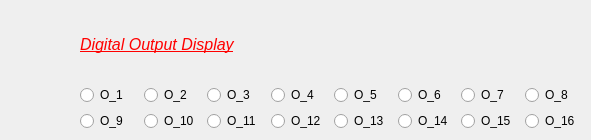
          <widget class="QWidget" name="tab_3">
           <attribute name="title">
            <string>Digital Output Display Menu</string>
           </attribute>
           <widget class="QWidget" name="layoutWidget_3">
            <property name="geometry">
             <rect>
              <x>80</x>
              <y>30</y>
              <width>502</width>
              <height>101</height>
             </rect>
            </property>
            <layout class="QVBoxLayout" name="verticalLayout_11">
             <item>
              <widget class="QLabel" name="label_8">
               <property name="text">
                <string>&lt;html&gt;&lt;head/&gt;&lt;body&gt;&lt;p&gt;&lt;span style=&quot; font-size:12pt; font-style:italic; text-decoration: underline; color:#ff0000;&quot;&gt;Digital Output Display&lt;/span&gt;&lt;/p&gt;&lt;/body&gt;&lt;/html&gt;</string>
               </property>
              </widget>
             </item>
             <item>
              <layout class="QGridLayout" name="gridLayout_3">
               <property name="topMargin">
                <number>20</number>
               </property>
               <item row="1" column="6">
                <widget class="QRadioButton" name="O_14">
                 <property name="text">
                  <string>O_14</string>
                 </property>
                 <property name="autoExclusive">
                  <bool>false</bool>
                 </property>
                </widget>
               </item>
               <item row="1" column="7">
                <widget class="QRadioButton" name="O_15">
                 <property name="text">
                  <string>O_15</string>
                 </property>
                 <property name="autoExclusive">
                  <bool>false</bool>
                 </property>
                </widget>
               </item>
               <item row="1" column="0">
                <widget class="QRadioButton" name="O_9">
                 <property name="text">
                  <string>O_9</string>
                 </property>
                 <property name="autoExclusive">
                  <bool>false</bool>
                 </property>
                </widget>
               </item>
               <item row="1" column="1">
                <widget class="QRadioButton" name="O_10">
                 <property name="text">
                  <string>O_10</string>
                 </property>
                 <property name="autoExclusive">
                  <bool>false</bool>
                 </property>
                </widget>
               </item>
               <item row="1" column="2">
                <widget class="QRadioButton" name="O_11">
                 <property name="text">
                  <string>O_11</string>
                 </property>
                 <property name="autoExclusive">
                  <bool>false</bool>
                 </property>
                </widget>
               </item>
               <item row="0" column="0">
                <widget class="QRadioButton" name="O_1">
                 <property name="text">
                  <string>O_1</string>
                 </property>
                 <property name="autoExclusive">
                  <bool>false</bool>
                 </property>
                </widget>
               </item>
               <item row="0" column="2">
                <widget class="QRadioButton" name="O_3">
                 <property name="text">
                  <string>O_3</string>
                 </property>
                 <property name="autoExclusive">
                  <bool>false</bool>
                 </property>
                </widget>
               </item>
               <item row="0" column="3">
                <widget class="QRadioButton" name="O_4">
                 <property name="text">
                  <string>O_4</string>
                 </property>
                 <property name="autoExclusive">
                  <bool>false</bool>
                 </property>
                </widget>
               </item>
               <item row="0" column="1">
                <widget class="QRadioButton" name="O_2">
                 <property name="text">
                  <string>O_2</string>
                 </property>
                 <property name="autoExclusive">
                  <bool>false</bool>
                 </property>
                </widget>
               </item>
               <item row="0" column="6">
                <widget class="QRadioButton" name="O_6">
                 <property name="text">
                  <string>O_6</string>
                 </property>
                 <property name="autoExclusive">
                  <bool>false</bool>
                 </property>
                </widget>
               </item>
               <item row="1" column="3">
                <widget class="QRadioButton" name="O_12">
                 <property name="text">
                  <string>O_12</string>
                 </property>
                 <property name="autoExclusive">
                  <bool>false</bool>
                 </property>
                </widget>
               </item>
               <item row="0" column="7">
                <widget class="QRadioButton" name="O_7">
                 <property name="text">
                  <string>O_7</string>
                 </property>
                 <property name="autoExclusive">
                  <bool>false</bool>
                 </property>
                </widget>
               </item>
               <item row="0" column="8">
                <widget class="QRadioButton" name="O_8">
                 <property name="text">
                  <string>O_8</string>
                 </property>
                 <property name="autoExclusive">
                  <bool>false</bool>
                 </property>
                </widget>
               </item>
               <item row="1" column="8">
                <widget class="QRadioButton" name="O_16">
                 <property name="text">
                  <string>O_16</string>
                 </property>
                 <property name="autoExclusive">
                  <bool>false</bool>
                 </property>
                </widget>
               </item>
               <item row="0" column="4">
                <widget class="QRadioButton" name="O_5">
                 <property name="text">
                  <string>O_5</string>
                 </property>
                 <property name="autoExclusive">
                  <bool>false</bool>
                 </property>
                </widget>
               </item>
               <item row="1" column="4">
                <widget class="QRadioButton" name="O_13">
                 <property name="text">
                  <string>O_13</string>
                 </property>
                 <property name="autoExclusive">
                  <bool>false</bool>
                 </property>
                </widget>
               </item>
              </layout>
             </item>
            </layout>
           </widget>
          </widget>
